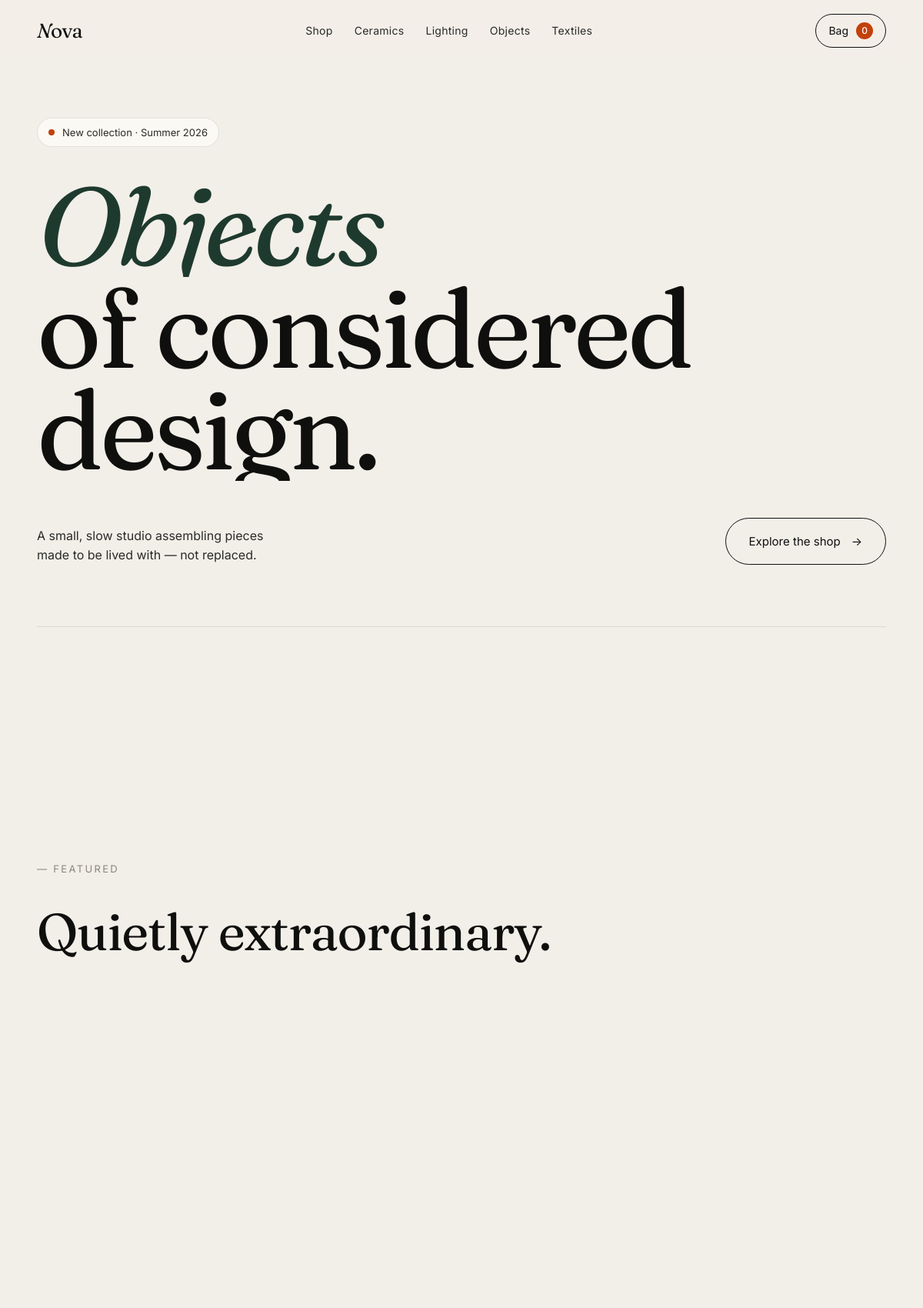
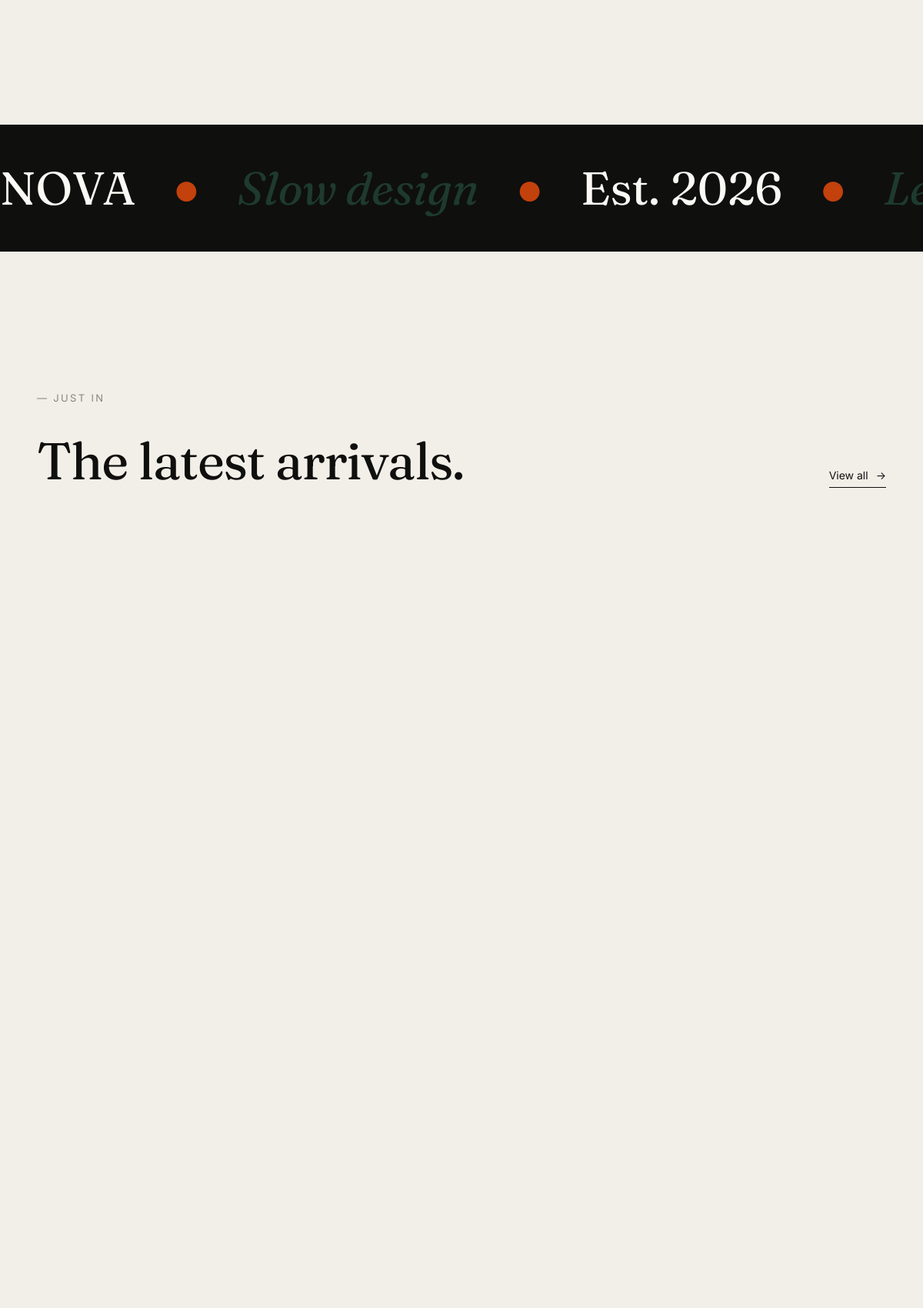
The page / (upper part) on the database its author committed (2 pictures, top to bottom).
### shop/models.py (models this page shows, shortened)
class Category(models.Model):
    name = models.CharField(max_length=80, unique=True)
    slug = models.SlugField(max_length=90, unique=True, blank=True)
    class Meta:
        ordering = ['name']
        verbose_name_plural = 'Categories'

### shop/views.py (the view)
# urls.py: path('', views.home, name='home'),
def home(request):
    featured = Product.objects.filter(featured=True)[:4]
    latest = Product.objects.all()[:8]
    categories = Category.objects.all()
    return render(request, 'shop/home.html', {
        'featured': featured,
        'latest': latest,
        'categories': categories,
    })

### shop/cart.py (called while the page is built)
    def __len__(self):
        return sum(item['quantity'] for item in self.cart.values())

    @property
    def subtotal(self):
        return sum(Decimal(item['price']) * item['quantity'] for item in self.cart.values())

### shop/context_processors.py (called while the page is built)
def cart_info(request):
    cart = Cart(request)
    return {
        'cart_count': len(cart),
        'cart_subtotal': cart.subtotal,
        'nav_categories': Category.objects.all()[:6],
    }

### shop/models.py (called while the page is built)
    def get_absolute_url(self):
        return reverse('shop:product_detail', args=[self.slug])

    @property
    def display_image(self):
        if self.image:
            try:
                return self.image.url
            except Exception:
                pass
        return self.image_url or 'https://images.unsplash.com/photo-1523275335684-37898b6baf30?w=800'

    @property
    def on_sale(self):
        return self.compare_at and self.compare_at > self.price

    @property
    def discount_pct(self):
        if not self.on_sale:
            return 0
        return int(round((1 - float(self.price) / float(self.compare_at)) * 100))

### templates/shop/home.html (shortened to what this page needs)
{% extends 'base.html' %}
{% load static %}
{% block content %}
<section class="hero">
  <div class="hero-eyebrow reveal">
    <span class="dot"></span> New collection · Summer 2026
  </div>
  <h1 class="hero-title">
    <span class="reveal-line"><em>Objects</em></span>
    <span class="reveal-line">of considered</span>
    <span class="reveal-line">design.</span>
  </h1>
  <div class="hero-bottom">
    <p class="reveal">A small, slow studio assembling pieces<br>made to be lived with — not replaced.</p>
    <a href="{% url 'shop:shop' %}" class="cta reveal" data-cursor="hover">
      <span>Explore the shop</span>
      <span class="cta-arrow">→</span>
    </a>
  </div>
  <div class="hero-meta">
  </div>
</section>
{% if featured %}
<section class="section">
  <div class="section-head">
    <span class="kicker">— Featured</span>
    <h2 class="display">Quietly extraordinary.</h2>
  </div>
  <div class="grid feature-grid">
  </div>
</section>
{% endif %}
<section class="band">
  <div class="band-inner">
    <div class="band-track">
      {% for i in "1234"|make_list %}
        <span>NOVA</span>
        <span class="band-dot">●</span>
        <span><em>Slow design</em></span>
        <span class="band-dot">●</span>
        <span>Est. 2026</span>
        <span class="band-dot">●</span>
        <span><em>Less, better</em></span>
      {% endfor %}
    </div>
  </div>
</section>
<section class="section">
  <div class="section-head">
    <span class="kicker">— Just in</span>
    <h2 class="display">The latest arrivals.</h2>
    <a href="{% url 'shop:shop' %}" class="link-arrow" data-cursor="hover">View all <span>→</span></a>
  </div>
  <div class="grid product-grid">
  </div>
</section>
<section class="manifesto">
</section>
{% endblock %}

### templates/base.html (shortened to what this page needs)
{% load static %}<!doctype html>
<html lang="en">
<head>
<link rel="stylesheet" href="{% static 'css/style.css' %}">
</head>
<body>
<header class="nav" id="nav">
  <a href="{% url 'shop:home' %}" class="logo" data-cursor="hover">
    <span class="logo-mark">N</span><span class="logo-word">ova</span>
  </a>
  <nav class="nav-links">
    <a href="{% url 'shop:shop' %}" data-cursor="hover">Shop</a>
    {% for cat in nav_categories %}
      <a href="{% url 'shop:shop_by_category' cat.slug %}" data-cursor="hover">{{ cat.name }}</a>
    {% endfor %}
  </nav>
  <a href="{% url 'shop:cart_detail' %}" class="nav-cart" data-cursor="hover">
    <span>Bag</span>
    <span class="cart-pill" id="cart-pill">{{ cart_count|default:0 }}</span>
  </a>
</header>
<main>
  {% block content %}{% endblock %}
</main>
</body>
</html>

### rows shown on the page
Category: name "Ceramics"
Category: name "Lighting"
Category: name "Objects"
Category: name "Textiles"

### other values the page prints
{{ cart_count|default:0 }} "0"
